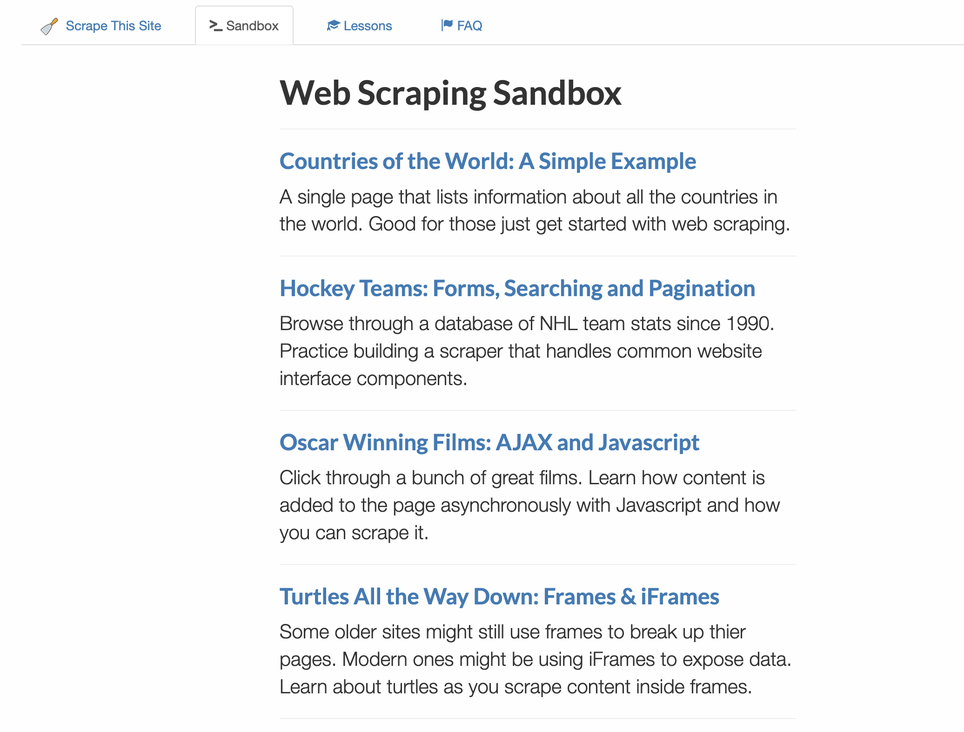
#> input picture input/screenshot.png, 964 x 732 px, shrunk from 2072 x 1572 before the run, found by its file name
$ python ocr.py
#> lines starting #> are read from the running program, lines starting #| are printed output that depends on the picture
import cv2
import pytesseract
import json
import os
from PIL import Image

# Optional: Set path to tesseract manually (only for Windows users)
# pytesseract.pytesseract.tesseract_cmd = r"C:\Program Files\Tesseract-OCR\tesseract.exe"

# === Step 1: Load the image ===
image_path = "input/screenshot.png"
img = cv2.imread(image_path)
#> img is the input picture: shape (732, 964, 3); mean B, G, R 246.1, 245.1, 244.2

# === Step 2: Convert to grayscale and preprocess ===
gray = cv2.cvtColor(img, cv2.COLOR_BGR2GRAY)
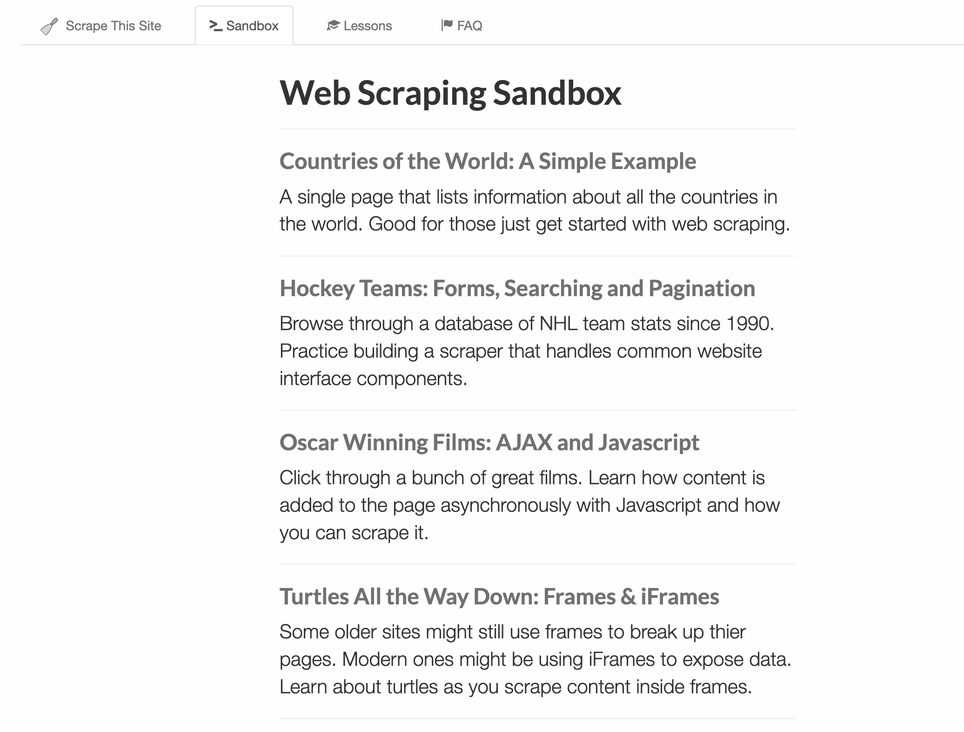
#> gray: shape (732, 964); min 0, max 255, mean 244.9
gray = cv2.equalizeHist(gray)
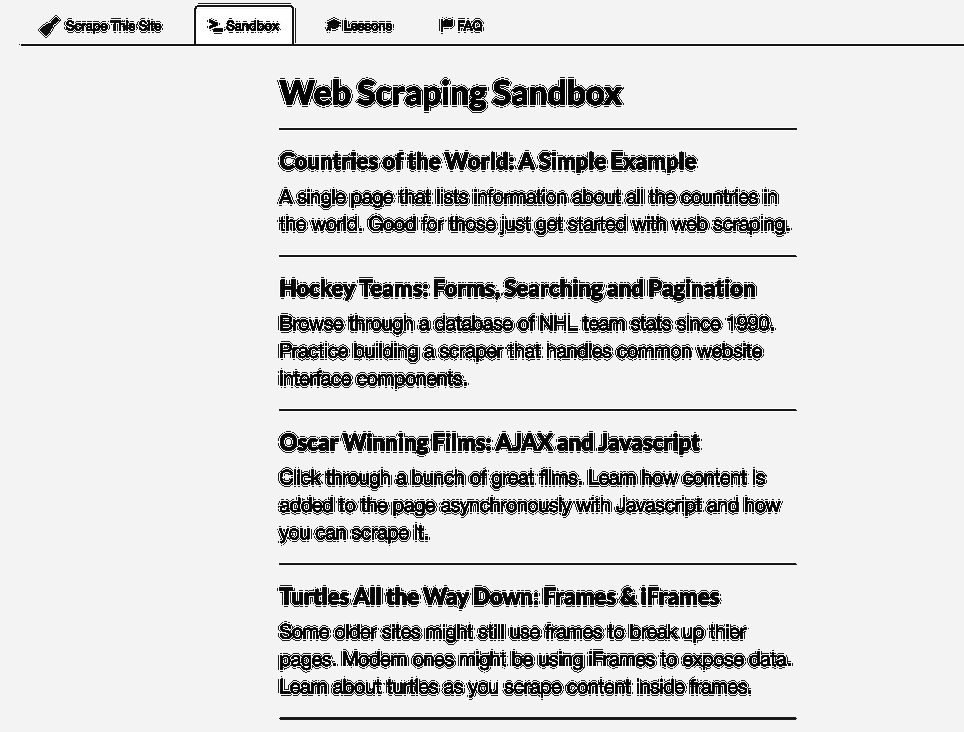
#> gray: shape (732, 964); min 0, max 255, mean 216.7

# === Step 3: Run OCR with detailed output ===
#> (the run stopped early here; a loop or call above may not have finished)
